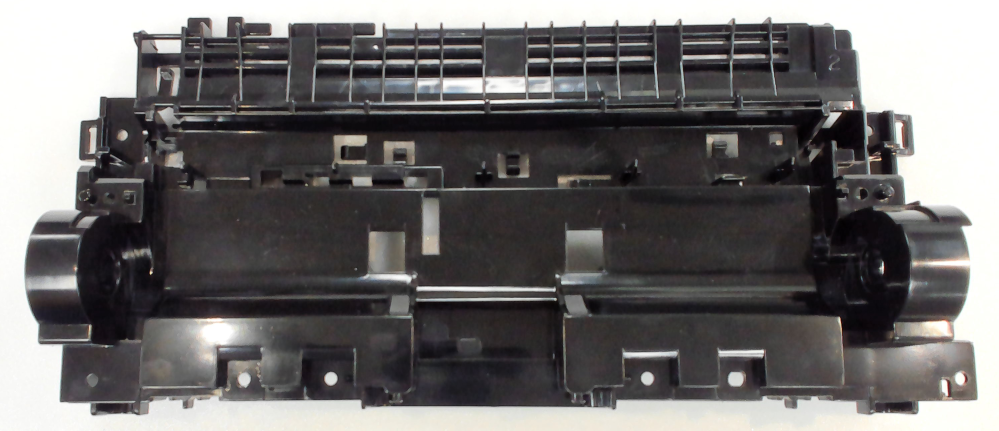
#> input picture img/rotatedNormalImage.png, 2996 x 1292 px (shown at 1/3 size)
$ python FastFeatureDetectorByFourPoints.py
#> lines starting #> are read from the running program, lines starting #| are printed output that depends on the picture; after the words box and inside, x2 and y2 are one past the last pixel; in counts of white or black regions, pixels touching at a corner belong together
import cv2
import math

firstImage = './img/rotatedNormalImage.png'
secondImage = './img/rotatedDefectImage.png'

thresholdValue1 = 20
thresholdValue2 = 30

defect = 0
popListDistance = 10
threshold1 = 140
threshold2 = 150
defectDetectDistance = 20

while (defect == 0):
    if (threshold1 < thresholdValue1 & threshold2 < thresholdValue2):
        break

    # Call Normal Image and Pre-processing
    normalImage = cv2.imread(firstImage)
#> normalImage is the input picture: shape (1292, 2996, 3); mean B, G, R 109.5, 109.5, 111.8
    normalImage = cv2.resize(normalImage, dsize=(640, 480), interpolation=cv2.INTER_AREA)
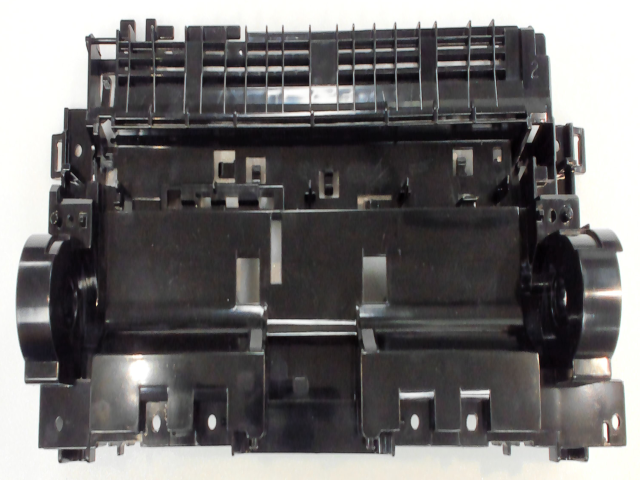
#> normalImage: shape (480, 640, 3); mean B, G, R 109.5, 109.5, 111.8
    normalImage = cv2.cvtColor(normalImage, cv2.COLOR_BGR2GRAY)
#> normalImage: shape (480, 640)

    # Backup Color Normal Image
    normalImage_color = cv2.imread(firstImage)
    normalImage_color = cv2.resize(normalImage_color, dsize=(640, 480), interpolation=cv2.INTER_AREA)

    # Call Defect Image and Pre-processing
    defectImage = cv2.imread(secondImage)
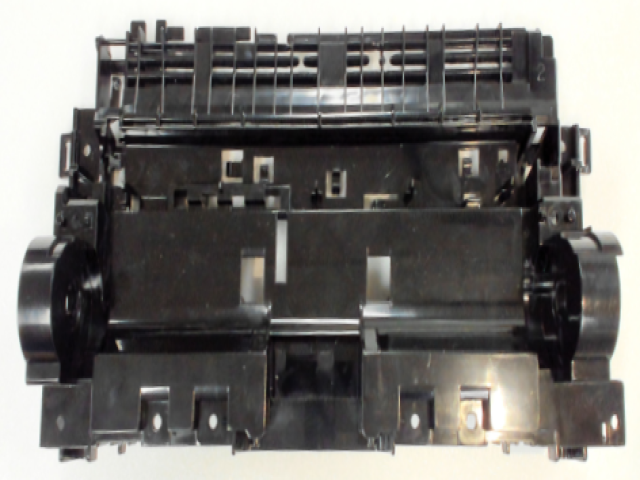
#> input picture img/rotatedDefectImage.png, 640 x 480 px
#> defectImage is the input picture: shape (480, 640, 3); mean B, G, R 112.8, 116, 118.2
    defectImage = cv2.resize(defectImage, dsize=(640, 480), interpolation=cv2.INTER_AREA)
    defectImage = cv2.cvtColor(defectImage, cv2.COLOR_BGR2GRAY)
#> defectImage: shape (480, 640)

    # Backup Color Defect Image
    defectImage_color = cv2.imread(secondImage)
    defectImage_color = cv2.resize(defectImage_color, dsize=(640, 480), interpolation=cv2.INTER_AREA)

    # Backup Color Defect Image
    defectImage_color_Defect = cv2.imread(secondImage)
    defectImage_color_Defect = cv2.resize(defectImage_color_Defect, dsize=(640, 480), interpolation=cv2.INTER_AREA)

    # Find Key point of Normal Image and show it with smaller threshold Value
    fastF_normalImage = cv2.FastFeatureDetector.create(threshold=threshold1)
    kp_normalImage = fastF_normalImage.detect(normalImage)
#> kp_normalImage = 13 keypoints; strongest (x, y, size): (96, 304, 7), (92, 147, 7), (65, 108, 7), (537, 126, 7)
    dst_normalImage = cv2.drawKeypoints(normalImage, kp_normalImage, None, color=(0, 0, 255))
    print('len(kp_normalImage)=', len(kp_normalImage))
#| len(kp_normalImage)= 13
    cv2.imshow('dst_normalImage', dst_normalImage)
    cv2.imwrite('./img/dst_normalImage.png', dst_normalImage)

    # Find Key point of Defect Image and show it with bigger threshold Value
    fastF_defectImage = cv2.FastFeatureDetector.create(threshold=threshold2)
    kp_defectImage = fastF_defectImage.detect(defectImage)
#> kp_defectImage = ()
    dst_defectImage = cv2.drawKeypoints(defectImage, kp_defectImage, None, color=(0, 0, 255))
    print('len(kp_defectImage)=', len(kp_defectImage))
#| len(kp_defectImage)= 0
    cv2.imshow('dst_defectImage', dst_defectImage)
    cv2.imwrite('./img/dst_defectImage.png', dst_defectImage)

    # Set 2 Lists to save pixel values for keypoint
    list_kp_normalImage = []
    list_kp_defectImage = []

    # Save pixel values for keypoint
    for keypoint in kp_normalImage:
        list_kp_normalImage.append(keypoint.pt)
#> this loop made 13 passes
#> keypoint on passes 1 to 12: keypoint at (147, 19), size 7, keypoint at (117, 30), size 7, keypoint at (183, 40), size 7, keypoint at (240, 52), size 7, keypoint at (65, 108), size 7, keypoint at (537, 126), size 7, keypoint at (92, 147), size 7, keypoint at (563, 177), size 7, keypoint at (474, 204), size 7, keypoint at (587, 225), size 7, keypoint at (96, 304), size 7, keypoint at (537, 354), size 7
#> after the loop, list_kp_normalImage = [(147, 19), (117, 30), (183, 40), (240, 52), (65, 108), (537, 126), (92, 147), (563, 177), (474, 204), (587, 225), (96, 304), (537, 354), (39, 447)]

    for keypoint in kp_defectImage:
        list_kp_defectImage.append(keypoint.pt)
#> this loop made 0 passes
#> after the loop, list_kp_defectImage = []

    # Initialize distances Value
    distanceUnder1 = 0
    distanceUnder2 = 0
    distanceUnder3 = 0
    distanceOver = 0

    # Initialize Threshold Distance Values
    thresholdDistance1 = 10
    thresholdDistance2 = 30
    thresholdDistance3 = 50

    # Make 2 Lists For save close 3 points
    triangleForNormalImage = []
    triangleForDefectImage = []

    # Find 3 close points and save them to triangleForNormalImage
    for i in range(len(kp_normalImage) - 2):
        for j in range(i + 1, len(kp_normalImage) - 1):
            for m in range(j + 1, len(kp_normalImage)):
                x1_distance = list_kp_normalImage[i][0] - list_kp_normalImage[j][0]
                y1_distance = list_kp_normalImage[i][1] - list_kp_normalImage[j][1]

                first_distance = math.sqrt(x1_distance ** 2 + y1_distance ** 2)

                x2_distance = list_kp_normalImage[j][0] - list_kp_normalImage[m][0]
                y2_distance = list_kp_normalImage[j][1] - list_kp_normalImage[m][1]

                second_distance = math.sqrt(x2_distance ** 2 + y2_distance ** 2)

                total_distance = first_distance + second_distance

                if (total_distance < thresholdDistance1):
                    distanceUnder1 += 1
                    triangleForNormalImage.append(list_kp_normalImage[j])
                elif (total_distance < thresholdDistance2):
                    distanceUnder2 += 1
                elif (total_distance < thresholdDistance3):
                    distanceUnder3 += 1
                else:
                    distanceOver += 1
#> this loop made 11 passes
#> after the loop, distanceOver = 286; distanceUnder1 = 0; distanceUnder2 = 0; distanceUnder3 = 0; triangleForNormalImage = []

    # Show How many points are close
    print('Sum of distance between 3 points are under ', thresholdDistance1, ' : ', distanceUnder1)
#| Sum of distance between 3 points are under  10  :  0
    print('Sum of distance between 3 points are under ', thresholdDistance2, ' : ', distanceUnder2)
#| Sum of distance between 3 points are under  30  :  0
    print('Sum of distance between 3 points are under ', thresholdDistance3, ' : ', distanceUnder3)
#| Sum of distance between 3 points are under  50  :  0
    print('Over ', thresholdDistance3, ' : ', distanceOver)
#| Over  50  :  286

    # Remove Same Points in triangleForNormalImage
    triangleForNormalImage = list(set(triangleForNormalImage))
    print(triangleForNormalImage)
    print('# of the components for under ', thresholdDistance1, ' : ', len(triangleForNormalImage))
#| # of the components for under  10  :  0
    imgcheck = normalImage_color.copy()
    for i in range(len(triangleForNormalImage)):
        cv2.circle(imgcheck, (int(float(triangleForNormalImage[i][0])), int(float(triangleForNormalImage[i][1]))), 10,
                   (0, 0, 255), 3)
    cv2.imshow('imgcheck', imgcheck)

    # Ready for pop
    lengthOfTriangle = len(triangleForNormalImage)
#> lengthOfTriangle = 0
    popList = []

    # Find close values and save the index to popList
    for i in range(lengthOfTriangle - 1):
        for j in range(i + 1, lengthOfTriangle):
            distanceXToCheckHowClose = triangleForNormalImage[i][0] - triangleForNormalImage[j][0]
            distanceYToCheckHowClose = triangleForNormalImage[i][1] - triangleForNormalImage[j][1]

            distance = math.sqrt(distanceXToCheckHowClose ** 2 + distanceYToCheckHowClose ** 2)

            if distance < 10:
                popList.append(j)
#> after the loop, popList = []

    popList = list(set(popList))
    popList.sort()
    print('Pop List : ', popList)
#| Pop List :  []
    popNum = 0

    for i in range(len(popList)):
        triangleForNormalImage.pop(popList[i] - popNum)
        print('After remove, component of triangle : ', triangleForNormalImage)
        print('remove order : ', popList[i] - popNum)
        popNum += 1
#> after the loop, popNum = 0

    for i in range(len(triangleForNormalImage)):
        cv2.circle(normalImage_color,
                   (int(float(triangleForNormalImage[i][0])), int(float(triangleForNormalImage[i][1]))), 10,
                   (0, 0, 255), 3)

    # Draw Lines For compare distance
    cv2.line(normalImage_color, (10, 10), (40, 10), (0, 255, 0), 5)
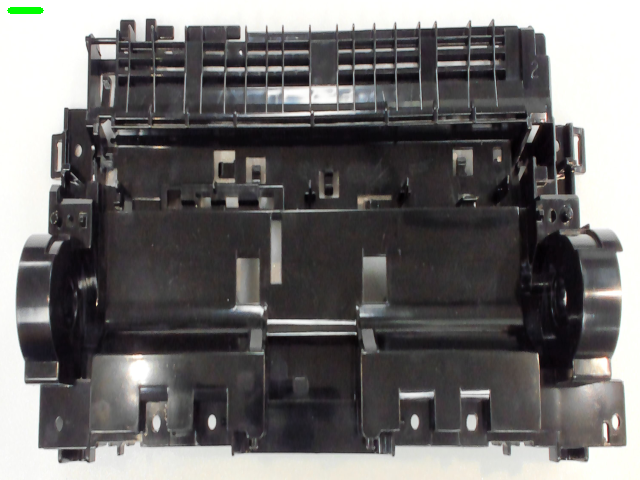
#> normalImage_color: shape (480, 640, 3); 0.08% of pixels changed, all inside (x1, y1, x2, y2) = (7, 7, 44, 14)

    print('After remove close pixels : ', triangleForNormalImage)
#| After remove close pixels :  []

    cv2.imwrite('./img/withCircle_Normal_1.png', normalImage_color)

    # Initialize distances Value Again
    distanceUnder1 = 0
    distanceUnder2 = 0
    distanceUnder3 = 0
    distanceOver = 0

    # Find 3 close points and save them to triangleForDefectImage
    for i in range(len(kp_defectImage) - 3):
        for j in range(i + 1, len(kp_defectImage) - 2):
            for m in range(j + 1, len(kp_defectImage) - 1):
                for k in range(m+1, len(kp_defectImage)):
                    x1_distance = list_kp_defectImage[i][0] - list_kp_defectImage[j][0]
                    y1_distance = list_kp_defectImage[i][1] - list_kp_defectImage[j][1]

                    first_distance = math.sqrt(x1_distance ** 2 + y1_distance ** 2)

                    x2_distance = list_kp_defectImage[j][0] - list_kp_defectImage[m][0]
                    y2_distance = list_kp_defectImage[j][1] - list_kp_defectImage[m][1]

                    second_distance = math.sqrt(x2_distance ** 2 + y2_distance ** 2)

                    x3_distance = list_kp_defectImage[m][0] - list_kp_defectImage[k][0]
                    y3_distance = list_kp_defectImage[m][1] - list_kp_defectImage[k][1]

                    third_distance = math.sqrt(x3_distance ** 2 + y3_distance ** 2)

                    total_distance = first_distance + second_distance + third_distance

                    if (total_distance < thresholdDistance1):
                        distanceUnder1 += 1
                        triangleForDefectImage.append(list_kp_defectImage[j])
                    elif (total_distance < thresholdDistance2):
                        distanceUnder2 += 1
                    elif (total_distance < thresholdDistance3):
                        distanceUnder3 += 1
                    else:
                        distanceOver += 1
#> after the loop, distanceOver = 0; distanceUnder1 = 0; distanceUnder2 = 0; distanceUnder3 = 0; triangleForDefectImage = []

    # Show How many points are close
    print('Sum of distance between 3 points are under ', thresholdDistance1, ' : ', distanceUnder1)
#| Sum of distance between 3 points are under  10  :  0
    print('Sum of distance between 3 points are under ', thresholdDistance2, ' : ', distanceUnder2)
#| Sum of distance between 3 points are under  30  :  0
    print('Sum of distance between 3 points are under ', thresholdDistance3, ' : ', distanceUnder3)
#| Sum of distance between 3 points are under  50  :  0
    print('Over ', thresholdDistance3, ' : ', distanceOver)
#| Over  50  :  0

    # Remove Same Points in triangleForDefectImage
    triangleForDefectImage = list(set(triangleForDefectImage))
    print('defect Point : ', triangleForDefectImage)
#| defect Point :  []
    print('# of the components for under ', thresholdDistance1, ' : ', len(triangleForDefectImage))
#| # of the components for under  10  :  0

    imgcheck_defect = defectImage_color.copy()
    for i in range(len(triangleForDefectImage)):
        cv2.circle(imgcheck_defect,
                   (int(float(triangleForDefectImage[i][0])), int(float(triangleForDefectImage[i][1]))), 10,
                   (0, 0, 255), 3)
    cv2.imshow('imgcheck_defect', imgcheck_defect)

    # Ready for pop
    lengthOfTriangle = len(triangleForDefectImage)
    popList = []

    # Find close values and save the index to popList
    for i in range(lengthOfTriangle - 1):
        for j in range(i + 1, lengthOfTriangle):
            distanceXToCheckHowClose = triangleForDefectImage[i][0] - triangleForDefectImage[j][0]
            distanceYToCheckHowClose = triangleForDefectImage[i][1] - triangleForDefectImage[j][1]

            distance = math.sqrt(distanceXToCheckHowClose ** 2 + distanceYToCheckHowClose ** 2)

            if distance < popListDistance:
                popList.append(j)

    popList = list(set(popList))
    popList.sort()
    print('Pop List : ', popList)
#| Pop List :  []
    popNum = 0

    for i in range(len(popList)):
        triangleForDefectImage.pop(popList[i] - popNum)
        print('After remove, component of triangle : ', triangleForDefectImage)
        print('remove order : ', popList[i] - popNum)
        popNum += 1
#> after the loop, popNum = 0

    # Draw Keypoints for defectImage
    for i in range(len(triangleForDefectImage)):
        cv2.circle(defectImage_color,
                   (int(float(triangleForDefectImage[i][0])), int(float(triangleForDefectImage[i][1]))), 10,
                   (0, 0, 255), 3)

    print('After remove close pixels : ', triangleForDefectImage)
#| After remove close pixels :  []

    # Draw Lines For compare distance
    cv2.line(defectImage, (10, 10), (40, 10), (0, 255, 0), 5)
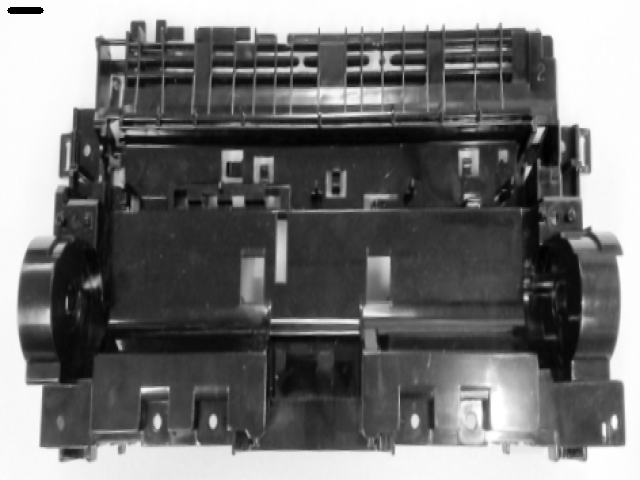
#> defectImage: shape (480, 640); min 0, max 255, mean 116.1

    cv2.imwrite('./img/withCircle_Defect_1.png', defectImage_color)

    # Record Defect Part
    DefectPart = []

    for i in range(len(triangleForDefectImage)):
        DefectPart.append(1)
#> after the loop, DefectPart = []

    for i in range(len(triangleForDefectImage)):
        for j in range(len(triangleForNormalImage)):
            distanceXBetweenNormalAndDefect = triangleForDefectImage[i][0] - triangleForNormalImage[j][0]
            distanceYBetweenNormalAndDefect = triangleForDefectImage[i][1] - triangleForNormalImage[j][1]

            distanceBetweenNormalAndDefect = math.sqrt(
                distanceXBetweenNormalAndDefect ** 2 + distanceYBetweenNormalAndDefect ** 2)

            if (distanceBetweenNormalAndDefect < defectDetectDistance):
                DefectPart[i] = 0

    defectIndex = []

    for i in range(len(triangleForDefectImage)):
        if (DefectPart[i] == 1):
            defect = 1
            defectIndex.append(i)
#> after the loop, defectIndex = []

    if defect == 1:
        print('Defect is Detected!!')
        for i in range(len(defectIndex)):
            print('Defect Point : ', triangleForDefectImage[defectIndex[i]])
            cv2.circle(defectImage_color_Defect,
                       (int(float(triangleForDefectImage[i][0])), int(float(triangleForDefectImage[i][1]))), 20,
                       (0, 255, 255), 3)
            cv2.line(defectImage_color_Defect, (10, 10), (10 + defectDetectDistance, 10), (0, 255, 0), 5)
            cv2.imwrite('./img/defectImage_color_Defect.png', defectImage_color_Defect)
            cv2.imshow('defectImage_color_defect', defectImage_color_Defect)
    else:
        threshold1 -= 5
        threshold2 -= 5

    cv2.waitKey(0)
    cv2.destroyAllWindows()
